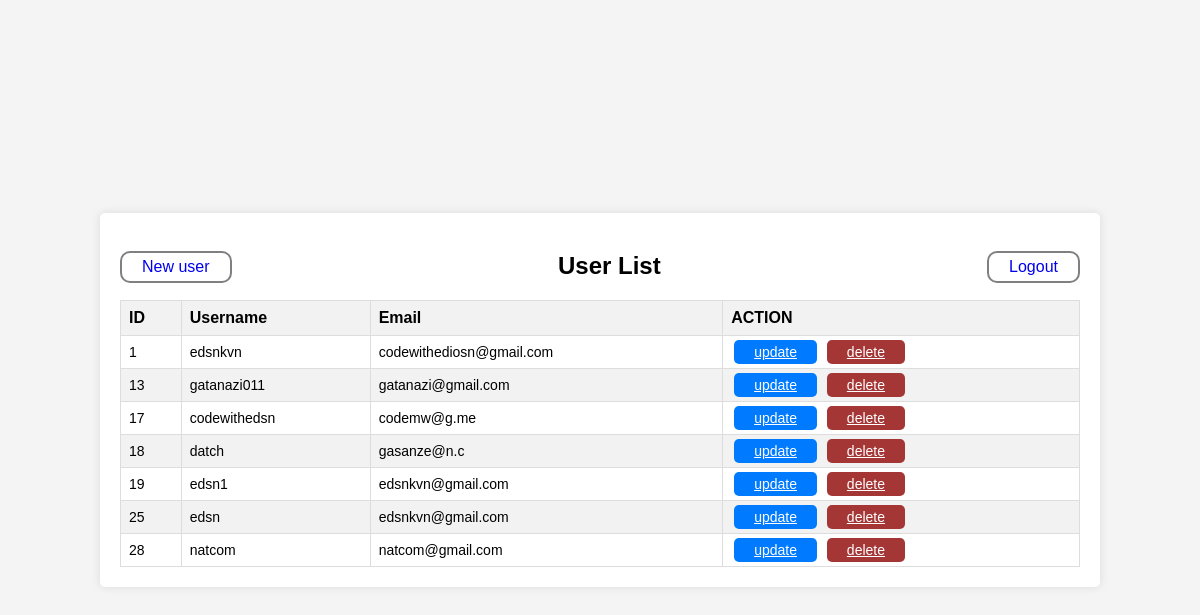
/users.php (signed in), run on the app's committed database.
### tables this page shows
CREATE TABLE `users` (
  `id` int(11) NOT NULL,
  `username` varchar(20) DEFAULT NULL,
  `password` varchar(8) NOT NULL,
  `email` varchar(30) DEFAULT NULL,
  `created_at` timestamp NOT NULL DEFAULT current_timestamp()
);

### users.php (the view, shortened to what this page needs)
<!DOCTYPE html>
<html lang="en">
<head>
</head>
<body>
    <div class="container">
       <div class="head">
       <a href="./register.php">New user</a>
        <h2>User List</h2>
        <a href="./logout.php">Logout</a>
       </div>
        <table>
            <thead>
                <tr>
                    <th>ID</th>
                    <th>Username</th>
                    <th>Email</th>
                    <th>ACTION</th>
                </tr>
            </thead>
            <tbody>
            <?php
            include("./db_connect.php");
            $sql = " SELECT id, username, email FROM users ";
            $results = mysqli_query($conn, $sql);
            if(mysqli_num_rows($results) >0){
                while( $row = mysqli_fetch_assoc($results)){
                    echo"
                    <tr>
                    <td>{$row['id']}</td>
                    <td>{$row['username']}</td>
                    <td>{$row['email']}</td>
                    <td>
                     <a href ='update.php?id={$row['id']}' class = 'btn update'>update</a>
                     <a href = 'delete.php?id={$row['id']}' class = 'btn delete' >delete</a>
                     </td>
                </tr>
                    ";
                }
            } else {
                echo "<tr> <td colspan = '3'> 0 reults</td</tr>";
            }
            ?>
            </tbody>
        </table>
    </div>
</body>
</html>

### users.php (style rules this page uses)
body { font-family: Arial, sans-serif; margin: 0; padding: 0; background-color: #f4f4f4; display: flex; justify-content: center; align-items: center; height: 100vh; }
.container { width: 80%; margin: 50px auto; background-color: #fff; padding: 20px; border-radius: 5px; box-shadow: 0 0 10px rgba(0, 0, 0, 0.1); }
.container h2 { text-align: center; margin-bottom: 20px; }
table { width: 100%; border-collapse: collapse; }
table th, table td { border: 1px solid #ddd; padding: 8px; text-align: left; }
table th { background-color: #f2f2f2; font-weight: bold; }
table tbody tr:nth-child(even) { background-color: #f2f2f2; }
table tbody tr td { font-size: 14px; }
.head { display: flex; flex-direction: row; justify-content: space-between; align-items: center; }
.head a { border: 2px solid gray; padding: 5px 20px; border-radius: 10px; text-decoration: none; }
.btn { color: #fff; border: none; padding: 4px 20px; cursor: pointer; border-radius: 5px; margin: 3px; }
.update { background: #007bff; }
.delete { background: rgb(165, 54, 54); }

### data on the page
users: id "1", username "edsnkvn", email "codewithediosn@gmail.com"
users: id "13", username "gatanazi011", email "gatanazi@gmail.com"
users: id "17", username "codewithedsn", email "codemw@g.me"
users: id "18", username "datch", email "gasanze@n.c"
users: id "19", username "edsn1", email "edsnkvn@gmail.com"
users: id "25", username "edsn", email "edsnkvn@gmail.com"
users: id "28", username "natcom", email "natcom@gmail.com"
